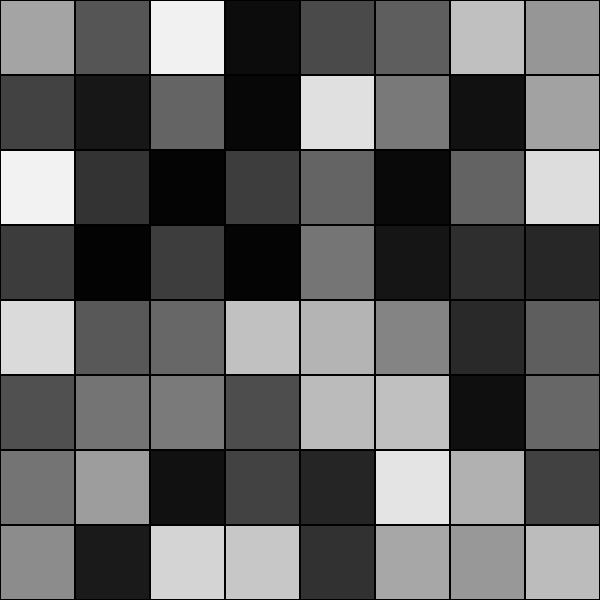
Frame 1 (no input)
Frame 60 (the mouse pressed at the canvas centre just before this capture): identical to frame 1, image omitted
Frame 120 (the mouse held since frame 60 and released just before this capture): identical to frame 1, image omitted

The Processing sketch that drew this single still picture (run headless with seeded random() and noise(); from frame 60 on, the mouse is pressed at the canvas centre):

// Processing sketch: randomColorBoxes
// ── randomColorBoxes.pde
int size = 8;
color[] boxcolor = new color[int(pow(size, 2))];

float off = 0.01;

void setup() {
  size(600,600);
  background(0);  
  boxborders();
  calculateboxes();
}

void draw() {
  boxdata();
}

int index(int x, int y) {
  int index = x + y * size;
  return index;
}

void calculateboxes() {
  for (int i = 0; i < size; i++) {
    for (int j = 0; j < size; j++) {
      int index = index(i, j);
      boxcolor[index] = color(random(255));
    }
  }
}

void boxdata() {
  for (int i = 0; i < size; i++) {
    for (int j = 0; j < size; j++) {
      int index = index(i, j);
      fill(boxcolor[index]);
      rect(i * width/size, j * width/size, width/size - 1, height/size - 1);
    }
  }
}

void boxborders() {
  stroke(0);
  for(int i=0; i<width; i+=width/size){
    line(i,0,i,height);
  }
  for(int w=0; w<height; w+=height/size){
    line(0,w,width,w);
  }   
}
